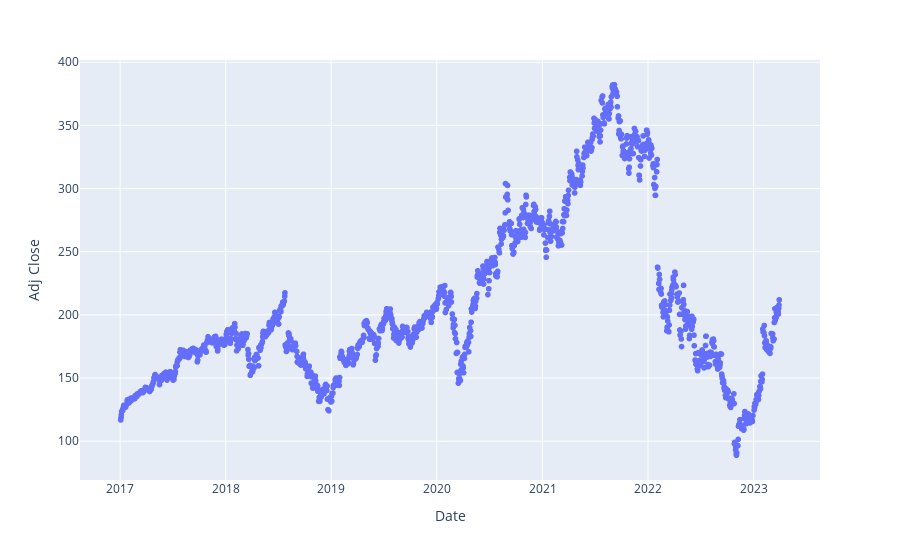

Notebook source saved alongside this figure:
### Code cell
fig = px.scatter(df, x='Date', y='Adj Close')
fig.show()

### Figure 1 — Plotly figure (JSON) as saved in the notebook; plotly's stock layout.template omitted (floating-point values rounded to 4 significant figures; data arrays with more than 128 entries replaced by an {"elided": "..."} marker saying what was removed)
{"data": [{"hovertemplate": "Date=%{x}<br>Adj Close=%{y}<extra></extra>", "legendgroup": "", "marker": {"color": "#636efa", "symbol": "circle"}, "mode": "markers", "name": "", "showlegend": false, "type": "scattergl", "x": {"elided": "1572 str values"}, "xaxis": "x", "y": {"elided": "1572 float values"}, "yaxis": "y"}], "layout": {"legend": {"tracegroupgap": 0}, "margin": {"t": 60}, "xaxis": {"anchor": "y", "domain": [0, 1], "title": {"text": "Date"}}, "yaxis": {"anchor": "x", "domain": [0, 1], "title": {"text": "Adj Close"}}}}
